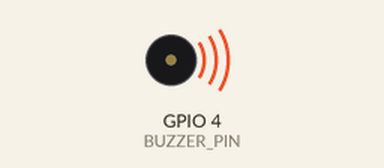
Simulated run of this program. Board: Raspberry Pi (BCM pin numbers). On the bench: buzzer (waves = sounding). At 23.5 s the program stops and its outputs stay as they are.

Above: at 0.1 s.
At 23.6 s:
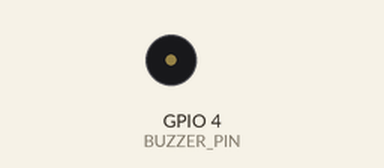
Timing chart, 0 to 25.0 s (numbered marks = the images above):
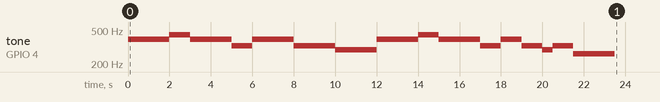

Measured:
- by itself, tone on GPIO 4 (BUZZER_PIN): plays 391 Hz for 2.0 s, 440 Hz for 1.0 s, 391 Hz for 2.0 s, 329 Hz for 1.0 s, 391 Hz for 2.0 s, 329 Hz for 2.0 s … (16 notes in this stretch)

The program:

piezo_buzzer.py
```python
import RPi.GPIO as GPIO
import time

BUZZER_PIN = 4

GPIO.setmode(GPIO.BCM)
GPIO.setup(BUZZER_PIN, GPIO.OUT)

pwm = GPIO.PWM(BUZZER_PIN, 1)
pwm.start(10)

melody = [391, 391, 440, 440, 391, 391, 329, 391, 391, 329, 329, 294, 391, 391, 440, 440, 391, 391, 329, 391, 329, 293, 329, 262]
try:
    for i in melody:
        pwm.ChangeFrequency(i)
        if i==melody[8]:
            time.sleep(1)
        elif i == melody[11]:
            time.sleep(2)
        elif i==melody[18]:
            time.sleep(1)
        elif i == melody[23]:
            time.sleep(2)
        else:
            time.sleep(0.5)

finally:
    pwm.stop()
    pwm.ChangeDutyCycle(0)
    GPIO.cleanup()
```
